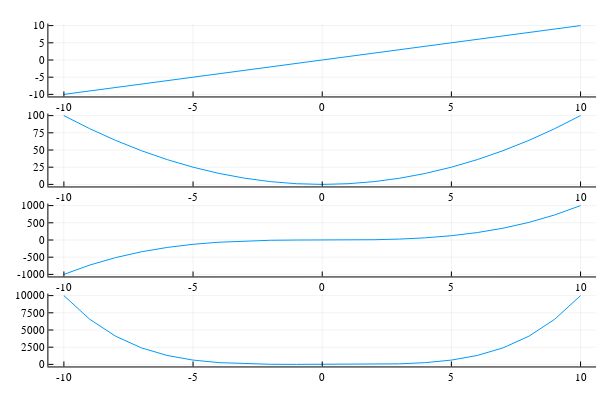

The notebook cell this image was saved under:
### Markdown cell above
Create a 4x1 plot that uses `p1`, `p2`, `p3`, and `p4` as subplots.

### Code cell
plot(p1, p2, p3, p4, layout = (4, 1), legend = false)

### Figure 1 — Plotly figure (JSON) as saved in the notebook; plotly's stock layout.template omitted (floating-point values rounded to 4 significant figures)
{"data": [{"colorbar": {"len": 0.2025, "title": "", "x": 0.9934, "y": 0.8889}, "legendgroup": "y1", "line": {"color": "rgba(0, 154, 250, 1.000)", "dash": "solid", "shape": "linear", "width": 1}, "mode": "lines", "name": "y1", "showlegend": true, "type": "scatter", "x": [-10, -9, -8, -7, -6, -5, -4, -3, -2, -1, 0, 1, 2, 3, 4, 5, 6, 7, 8, 9, 10], "xaxis": "x1", "y": [-10, -9, -8, -7, -6, -5, -4, -3, -2, -1, 0, 1, 2, 3, 4, 5, 6, 7, 8, 9, 10], "yaxis": "y1"}, {"colorbar": {"len": 0.2025, "title": "", "x": 0.9934, "y": 0.6389}, "legendgroup": "y1", "line": {"color": "rgba(0, 154, 250, 1.000)", "dash": "solid", "shape": "linear", "width": 1}, "mode": "lines", "name": "y1", "showlegend": true, "type": "scatter", "x": [-10, -9, -8, -7, -6, -5, -4, -3, -2, -1, 0, 1, 2, 3, 4, 5, 6, 7, 8, 9, 10], "xaxis": "x2", "y": [100, 81, 64, 49, 36, 25, 16, 9, 4, 1, 0, 1, 4, 9, 16, 25, 36, 49, 64, 81, 100], "yaxis": "y2"}, {"colorbar": {"len": 0.2025, "title": "", "x": 0.9934, "y": 0.3889}, "legendgroup": "y1", "line": {"color": "rgba(0, 154, 250, 1.000)", "dash": "solid", "shape": "linear", "width": 1}, "mode": "lines", "name": "y1", "showlegend": true, "type": "scatter", "x": [-10, -9, -8, -7, -6, -5, -4, -3, -2, -1, 0, 1, 2, 3, 4, 5, 6, 7, 8, 9, 10], "xaxis": "x3", "y": [-1000, -729, -512, -343, -216, -125, -64, -27, -8, -1, 0, 1, 8, 27, 64, 125, 216, 343, 512, 729, 1000], "yaxis": "y3"}, {"colorbar": {"len": 0.2025, "title": "", "x": 0.9934, "y": 0.1389}, "legendgroup": "y1", "line": {"color": "rgba(0, 154, 250, 1.000)", "dash": "solid", "shape": "linear", "width": 1}, "mode": "lines", "name": "y1", "showlegend": true, "type": "scatter", "x": [-10, -9, -8, -7, -6, -5, -4, -3, -2, -1, 0, 1, 2, 3, 4, 5, 6, 7, 8, 9, 10], "xaxis": "x4", "y": [10000, 6561, 4096, 2401, 1296, 625, 256, 81, 16, 1, 0, 1, 16, 81, 256, 625, 1296, 2401, 4096, 6561, 10000], "yaxis": "y4"}], "layout": {"annotations": [], "height": 400, "margin": {"b": 20, "l": 0, "r": 0, "t": 20}, "paper_bgcolor": "rgba(255, 255, 255, 1.000)", "plot_bgcolor": "rgba(255, 255, 255, 1.000)", "showlegend": false, "width": 600, "xaxis1": {"anchor": "y1", "domain": [0.08064, 0.9934], "gridcolor": "rgba(0, 0, 0, 0.100)", "gridwidth": 0.5, "linecolor": "rgba(0, 0, 0, 1.000)", "mirror": false, "range": [-10.6, 10.6], "showgrid": true, "showline": true, "showticklabels": true, "tickangle": 0, "tickcolor": "rgb(0, 0, 0)", "tickfont": {"color": "rgba(0, 0, 0, 1.000)", "family": "sans-serif", "size": 11}, "tickmode": "array", "ticks": "inside", "ticktext": ["-10", "-5", "0", "5", "10"], "tickvals": [-10, -5, 0, 5, 10], "title": "", "titlefont": {"color": "rgba(0, 0, 0, 1.000)", "family": "sans-serif", "size": 15}, "type": "-", "visible": true, "zeroline": false, "zerolinecolor": "rgba(0, 0, 0, 1.000)"}, "xaxis2": {"anchor": "y2", "domain": [0.08064, 0.9934], "gridcolor": "rgba(0, 0, 0, 0.100)", "gridwidth": 0.5, "linecolor": "rgba(0, 0, 0, 1.000)", "mirror": false, "range": [-10.6, 10.6], "showgrid": true, "showline": true, "showticklabels": true, "tickangle": 0, "tickcolor": "rgb(0, 0, 0)", "tickfont": {"color": "rgba(0, 0, 0, 1.000)", "family": "sans-serif", "size": 11}, "tickmode": "array", "ticks": "inside", "ticktext": ["-10", "-5", "0", "5", "10"], "tickvals": [-10, -5, 0, 5, 10], "title": "", "titlefont": {"color": "rgba(0, 0, 0, 1.000)", "family": "sans-serif", "size": 15}, "type": "-", "visible": true, "zeroline": false, "zerolinecolor": "rgba(0, 0, 0, 1.000)"}, "xaxis3": {"anchor": "y3", "domain": [0.08064, 0.9934], "gridcolor": "rgba(0, 0, 0, 0.100)", "gridwidth": 0.5, "linecolor": "rgba(0, 0, 0, 1.000)", "mirror": false, "range": [-10.6, 10.6], "showgrid": true, "showline": true, "showticklabels": true, "tickangle": 0, "tickcolor": "rgb(0, 0, 0)", "tickfont": {"color": "rgba(0, 0, 0, 1.000)", "family": "sans-serif", "size": 11}, "tickmode": "array", "ticks": "inside", "ticktext": ["-10", "-5", "0", "5", "10"], "tickvals": [-10, -5, 0, 5, 10], "title": "", "titlefont": {"color": "rgba(0, 0, 0, 1.000)", "family": "sans-serif", "size": 15}, "type": "-", "visible": true, "zeroline": false, "zerolinecolor": "rgba(0, 0, 0, 1.000)"}, "xaxis4": {"anchor": "y4", "domain": [0.08064, 0.9934], "gridcolor": "rgba(0, 0, 0, 0.100)", "gridwidth": 0.5, "linecolor": "rgba(0, 0, 0, 1.000)", "mirror": false, "range": [-10.6, 10.6], "showgrid": true, "showline": true, "showticklabels": true, "tickangle": 0, "tickcolor": "rgb(0, 0, 0)", "tickfont": {"color": "rgba(0, 0, 0, 1.000)", "family": "sans-serif", "size": 11}, "tickmode": "array", "ticks": "inside", "ticktext": ["-10", "-5", "0", "5", "10"], "tickvals": [-10, -5, 0, 5, 10], "title": "", "titlefont": {"color": "rgba(0, 0, 0, 1.000)", "family": "sans-serif", "size": 15}, "type": "-", "visible": true, "zeroline": false, "zerolinecolor": "rgba(0, 0, 0, 1.000)"}, "yaxis1": {"anchor": "x1", "domain": [0.7876, 0.9902], "gridcolor": "rgba(0, 0, 0, 0.100)", "gridwidth": 0.5, "linecolor": "rgba(0, 0, 0, 1.000)", "mirror": false, "range": [-10.6, 10.6], "showgrid": true, "showline": true, "showticklabels": true, "tickangle": 0, "tickcolor": "rgb(0, 0, 0)", "tickfont": {"color": "rgba(0, 0, 0, 1.000)", "family": "sans-serif", "size": 11}, "tickmode": "array", "ticks": "inside", "ticktext": ["-10", "-5", "0", "5", "10"], "tickvals": [-10, -5, 0, 5, 10], "title": "", "titlefont": {"color": "rgba(0, 0, 0, 1.000)", "family": "sans-serif", "size": 15}, "type": "-", "visible": true, "zeroline": false, "zerolinecolor": "rgba(0, 0, 0, 1.000)"}, "yaxis2": {"anchor": "x2", "domain": [0.5376, 0.7402], "gridcolor": "rgba(0, 0, 0, 0.100)", "gridwidth": 0.5, "linecolor": "rgba(0, 0, 0, 1.000)", "mirror": false, "range": [-3, 103], "showgrid": true, "showline": true, "showticklabels": true, "tickangle": 0, "tickcolor": "rgb(0, 0, 0)", "tickfont": {"color": "rgba(0, 0, 0, 1.000)", "family": "sans-serif", "size": 11}, "tickmode": "array", "ticks": "inside", "ticktext": ["0", "25", "50", "75", "100"], "tickvals": [0, 25, 50, 75, 100], "title": "", "titlefont": {"color": "rgba(0, 0, 0, 1.000)", "family": "sans-serif", "size": 15}, "type": "-", "visible": true, "zeroline": false, "zerolinecolor": "rgba(0, 0, 0, 1.000)"}, "yaxis3": {"anchor": "x3", "domain": [0.2876, 0.4902], "gridcolor": "rgba(0, 0, 0, 0.100)", "gridwidth": 0.5, "linecolor": "rgba(0, 0, 0, 1.000)", "mirror": false, "range": [-1060, 1060], "showgrid": true, "showline": true, "showticklabels": true, "tickangle": 0, "tickcolor": "rgb(0, 0, 0)", "tickfont": {"color": "rgba(0, 0, 0, 1.000)", "family": "sans-serif", "size": 11}, "tickmode": "array", "ticks": "inside", "ticktext": ["-1000", "-500", "0", "500", "1000"], "tickvals": [-1000, -500, 0, 500, 1000], "title": "", "titlefont": {"color": "rgba(0, 0, 0, 1.000)", "family": "sans-serif", "size": 15}, "type": "-", "visible": true, "zeroline": false, "zerolinecolor": "rgba(0, 0, 0, 1.000)"}, "yaxis4": {"anchor": "x4", "domain": [0.03762, 0.2402], "gridcolor": "rgba(0, 0, 0, 0.100)", "gridwidth": 0.5, "linecolor": "rgba(0, 0, 0, 1.000)", "mirror": false, "range": [-300, 10300], "showgrid": true, "showline": true, "showticklabels": true, "tickangle": 0, "tickcolor": "rgb(0, 0, 0)", "tickfont": {"color": "rgba(0, 0, 0, 1.000)", "family": "sans-serif", "size": 11}, "tickmode": "array", "ticks": "inside", "ticktext": ["0", "2500", "5000", "7500", "10000"], "tickvals": [0, 2500, 5000, 7500, 10000], "title": "", "titlefont": {"color": "rgba(0, 0, 0, 1.000)", "family": "sans-serif", "size": 15}, "type": "-", "visible": true, "zeroline": false, "zerolinecolor": "rgba(0, 0, 0, 1.000)"}}}
